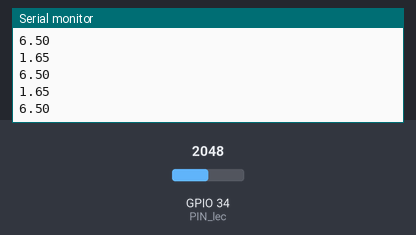
This program was run on a simulated ESP32. Parts: the last lines printed to the serial monitor. Inputs (shaded band) come from the test bench; at power-on: GPIO 34 (PIN_lec) = 2048.

Above: at 1.2 s.
1.3 s: GPIO 34 (PIN_lec) set to 2866
At 2.4 s:
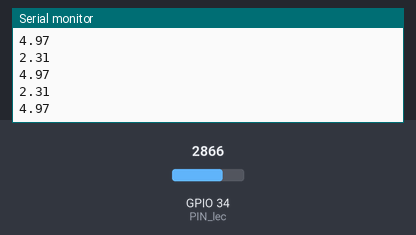
2.8 s: GPIO 34 (PIN_lec) set to 3603
At 3.7 s:
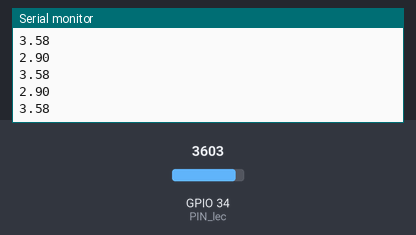
Timing chart, 0 to 5.8 s (numbered marks = the images above; inputs shaded):
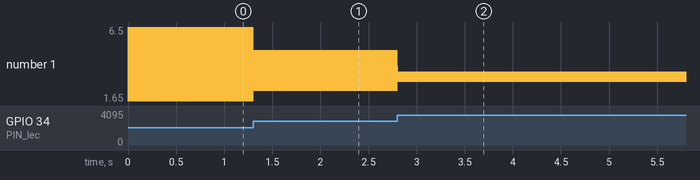

The program:

main.cpp
```cpp
#include <Arduino.h>
#define PIN_lec 34 //pin de indicacion de lectura del ADC

float V_adc;  //voltaje medido por el adc
float V_dgt;  //voltaje digital ya escalado de 0 a 3.3
float V_anlg;  //voltaje analogico original

float V_okd; // volate corregido del muestreo del ADC
//float V_oka; //voltaje corregido de entrada

const float V_ref = 3.3;

const int N = 4095;

int V_bcdd; //voltaje en 0 a 3.3 ya en BCD para enviar
int V_bcda; //voltaje original en 3 a 10 ya en BCD para enviar

int dd; //decena del digital
int du; //unidad de digital
int ddc; //decima del gitial
int dct; //centesima del digital

int ad; //decena original
int au; //unidad original
int adc; // decima original
int act; // centesima original

int Vd1;
int Vd2;
int Va1;
int Va2;

//funcion para convertir a bcd
uint8_t dec2bcd(uint8_t dec)
{
  return (dec/10)*16 + (dec%10);
}

void setup() {
  // put your setup code here, to run once:
  pinMode(PIN_lec, INPUT);
  //inicializar el uart de la terminal del pc al baudrate
  Serial.begin(115200);
  //inicializar la serial para comunicacion de salida
  Serial2.begin(9600, SERIAL_8N1, -1, 17); //pin GPIO10 es el de salida para darle a la fpga
}

void loop() {
  //Ocupamos analogRead() para leer el input analogo
  V_adc = analogRead(PIN_lec); //lectura del voltaje desd el ADC
  //Serial.println(V_adc);
  //Reescalamos los voltajes que miden el ADC como
  V_dgt = V_adc*V_ref/N;
  Serial.println(V_dgt);

  //hacemos la correccion del offset de voltaje que tiene la salida
  //levantada en 1.65v y ademas la correccion de fase
  V_okd = -(V_dgt - 1.65)+1.65; //esto resulta de al V_dgt restarle 1.65 de offset, invertirlo
  //Serial.println(V_okd);
  // y luego sumarlo los 1.65 que tiene de offset

  //Como queremos mostrar tambien la entrada original del circuito acondicionador
  // tambien lo recuperamos desde el valor de entrada del adc (de 0 a 3.3V)
  V_anlg = -(V_dgt - 1.65)/(0.43) + 6.5;

  Serial.println(V_anlg);
  // tambien corregimos lo que seria el valor original analogico de 3 a 10V
  //if (V_anlg > 10.0) V_anlg = 10.0;
  // y que no sea menor a 0
  //if (V_anlg < 3.0) V_anlg = 3.0;

  //Separamos el valor de voltaje del adc en unidades
  V_bcdd = (int)(V_dgt*100.0);

  dd = (V_bcdd/1000)%10; //decena
  du = (V_bcdd/100)%10; //unidad
  ddc = (V_bcdd/10)%10; //decima
  dct = V_bcdd%10; //centesima

  //Separamos el valor de voltaje de entrada en unidad
  V_bcda = (int)(V_anlg*100.0);
  ad = (V_bcda/1000)%10; //decena
  au = (V_bcda/100)%10; //unidad
  adc = (V_bcda/10)%10; //decima
  act = V_bcda % 10; //centesima

  //conversion a BCD del voltaje del adc
  dd = dec2bcd(dd);
  //Serial.println(dd); //print
  du = dec2bcd(du);
  //Serial.println(du); //print
  ddc = dec2bcd(ddc);
  //Serial.println(ddc); //print
  dct = dec2bcd(dct);
  //Serial.println(dct); //print

  //converision a BCD del voltaje de entrada original
  ad = dec2bcd(ad);
  //Serial.println(ad); //print
  au = dec2bcd(au);
  //Serial.println(au); //print
  adc = dec2bcd(adc);
  //Serial.println(adc); //print
  act = dec2bcd(act);
  //Serial.println(act); //print


  //Concatenamos los correspondientes para hacer los 8 bits por dato
  Vd1 = (dd << 4) | du; // 8bit
  Vd2 = (ddc << 4) | dct; //

  //Serial.println(Vd1);
  //Serial.println(Vd2);

  Va1 = (ad << 4) | au;
  Va2 = (adc << 4) | act;

  //Mandamos un byte de inicio, los datos de voltaje del adc
  //y los datos de voltaje original de entrada

  Serial2.write(0xEE); //byte de inicio
  //Serial.println(0xEE);

  // enviamos el dato del voltaje del adc
  Serial2.write(Vd1); //voltaje del adc en formado decena,unidad
  Serial2.write(Vd2); //voltaje del adc en formato decima,centesima

  //Serial.println(Vd1);
  //Serial.println(Vd2);

  // enviamos el dato del voltaje original de entrada al circuito
  Serial2.write(Va1); //voltaje original en formato decena,unidad
  Serial2.write(Va2); //voltaje original en formato decima,centesima

  //Serial.println(Va1);
  //Serial.println(Va2);

  //Serial.println(0xFF);
  Serial2.write(0xFF); //byte de termino
}
```

Measured:
- after the input at 1.3 s, the serial monitor: prints a new line at once (image 1)
- after the input at 2.8 s, the serial monitor: prints a new line at once (image 2)
- plotted number 1: 6.5 → 4.97 after the input at 1.3 s, 4.97 → 2.9 after the input at 2.8 s
